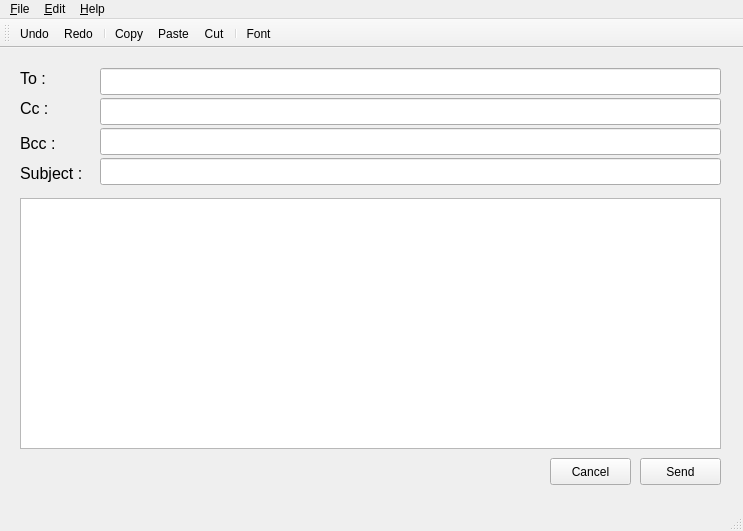
<?xml version="1.0" encoding="UTF-8"?>
<ui version="4.0">
 <class>compose</class>
 <widget class="QMainWindow" name="compose">
  <property name="geometry">
   <rect>
    <x>0</x>
    <y>0</y>
    <width>743</width>
    <height>531</height>
   </rect>
  </property>
  <property name="windowTitle">
   <string>MainWindow</string>
  </property>
  <widget class="QWidget" name="centralwidget">
   <widget class="QLabel" name="to_label">
    <property name="geometry">
     <rect>
      <x>20</x>
      <y>20</y>
      <width>56</width>
      <height>21</height>
     </rect>
    </property>
    <property name="font">
     <font>
      <pointsize>12</pointsize>
     </font>
    </property>
    <property name="text">
     <string>To :</string>
    </property>
   </widget>
   <widget class="QLabel" name="cc_label">
    <property name="geometry">
     <rect>
      <x>20</x>
      <y>40</y>
      <width>56</width>
      <height>41</height>
     </rect>
    </property>
    <property name="font">
     <font>
      <pointsize>12</pointsize>
     </font>
    </property>
    <property name="text">
     <string>Cc :</string>
    </property>
   </widget>
   <widget class="QLabel" name="bcc_label">
    <property name="geometry">
     <rect>
      <x>20</x>
      <y>80</y>
      <width>56</width>
      <height>31</height>
     </rect>
    </property>
    <property name="font">
     <font>
      <pointsize>12</pointsize>
     </font>
    </property>
    <property name="text">
     <string>Bcc :</string>
    </property>
   </widget>
   <widget class="QLineEdit" name="to_lineEdit">
    <property name="geometry">
     <rect>
      <x>100</x>
      <y>20</y>
      <width>621</width>
      <height>27</height>
     </rect>
    </property>
   </widget>
   <widget class="QLabel" name="subject_label">
    <property name="geometry">
     <rect>
      <x>20</x>
      <y>100</y>
      <width>71</width>
      <height>51</height>
     </rect>
    </property>
    <property name="font">
     <font>
      <pointsize>12</pointsize>
     </font>
    </property>
    <property name="text">
     <string>Subject :</string>
    </property>
   </widget>
   <widget class="QLineEdit" name="cc_lineEdit">
    <property name="geometry">
     <rect>
      <x>100</x>
      <y>50</y>
      <width>621</width>
      <height>27</height>
     </rect>
    </property>
   </widget>
   <widget class="QLineEdit" name="bcc_lineEdit">
    <property name="geometry">
     <rect>
      <x>100</x>
      <y>80</y>
      <width>621</width>
      <height>27</height>
     </rect>
    </property>
   </widget>
   <widget class="QLineEdit" name="subject_lineEdit">
    <property name="geometry">
     <rect>
      <x>100</x>
      <y>110</y>
      <width>621</width>
      <height>27</height>
     </rect>
    </property>
   </widget>
   <widget class="QTextEdit" name="textEdit">
    <property name="geometry">
     <rect>
      <x>20</x>
      <y>150</y>
      <width>701</width>
      <height>251</height>
     </rect>
    </property>
   </widget>
   <widget class="QPushButton" name="send_pushButton">
    <property name="geometry">
     <rect>
      <x>640</x>
      <y>410</y>
      <width>81</width>
      <height>27</height>
     </rect>
    </property>
    <property name="text">
     <string>Send</string>
    </property>
   </widget>
   <widget class="QPushButton" name="cancel_pushButton">
    <property name="geometry">
     <rect>
      <x>550</x>
      <y>410</y>
      <width>81</width>
      <height>27</height>
     </rect>
    </property>
    <property name="text">
     <string>Cancel</string>
    </property>
   </widget>
  </widget>
  <widget class="QMenuBar" name="menubar">
   <property name="geometry">
    <rect>
     <x>0</x>
     <y>0</y>
     <width>743</width>
     <height>25</height>
    </rect>
   </property>
   <widget class="QMenu" name="menu_File">
    <property name="title">
     <string>&amp;File</string>
    </property>
   </widget>
   <widget class="QMenu" name="menu_Edit">
    <property name="title">
     <string>&amp;Edit</string>
    </property>
    <addaction name="actionCopy"/>
    <addaction name="actionPaste"/>
    <addaction name="actionCut"/>
    <addaction name="separator"/>
    <addaction name="actionRedo"/>
    <addaction name="actionUndo"/>
    <addaction name="separator"/>
    <addaction name="actionFont"/>
   </widget>
   <widget class="QMenu" name="menu_Help">
    <property name="title">
     <string>&amp;Help</string>
    </property>
   </widget>
   <addaction name="menu_File"/>
   <addaction name="menu_Edit"/>
   <addaction name="menu_Help"/>
  </widget>
  <widget class="QStatusBar" name="statusbar"/>
  <widget class="QToolBar" name="toolBar">
   <property name="windowTitle">
    <string>toolBar</string>
   </property>
   <attribute name="toolBarArea">
    <enum>TopToolBarArea</enum>
   </attribute>
   <attribute name="toolBarBreak">
    <bool>false</bool>
   </attribute>
   <addaction name="actionUndo"/>
   <addaction name="actionRedo"/>
   <addaction name="separator"/>
   <addaction name="actionCopy"/>
   <addaction name="actionPaste"/>
   <addaction name="actionCut"/>
   <addaction name="separator"/>
   <addaction name="actionFont"/>
  </widget>
  <action name="actionCopy">
   <property name="icon">
    <iconset resource="resource.qrc">
     <normaloff>:/img/images/copy.png</normaloff>:/img/images/copy.png</iconset>
   </property>
   <property name="text">
    <string>Copy</string>
   </property>
  </action>
  <action name="actionPaste">
   <property name="icon">
    <iconset resource="resource.qrc">
     <normaloff>:/img/images/paste.png</normaloff>:/img/images/paste.png</iconset>
   </property>
   <property name="text">
    <string>Paste</string>
   </property>
  </action>
  <action name="actionCut">
   <property name="icon">
    <iconset resource="resource.qrc">
     <normaloff>:/img/images/cut.png</normaloff>:/img/images/cut.png</iconset>
   </property>
   <property name="text">
    <string>Cut</string>
   </property>
  </action>
  <action name="actionRedo">
   <property name="icon">
    <iconset resource="resource.qrc">
     <normaloff>:/img/images/redo.png</normaloff>:/img/images/redo.png</iconset>
   </property>
   <property name="text">
    <string>Redo</string>
   </property>
  </action>
  <action name="actionUndo">
   <property name="icon">
    <iconset resource="resource.qrc">
     <normaloff>:/img/images/undo.png</normaloff>:/img/images/undo.png</iconset>
   </property>
   <property name="text">
    <string>Undo</string>
   </property>
  </action>
  <action name="actionFont">
   <property name="icon">
    <iconset resource="resource.qrc">
     <normaloff>:/img/images/font.png</normaloff>:/img/images/font.png</iconset>
   </property>
   <property name="text">
    <string>Font</string>
   </property>
  </action>
 </widget>
 <resources>
  <include location="resource.qrc"/>
 </resources>
 <connections/>
</ui>
